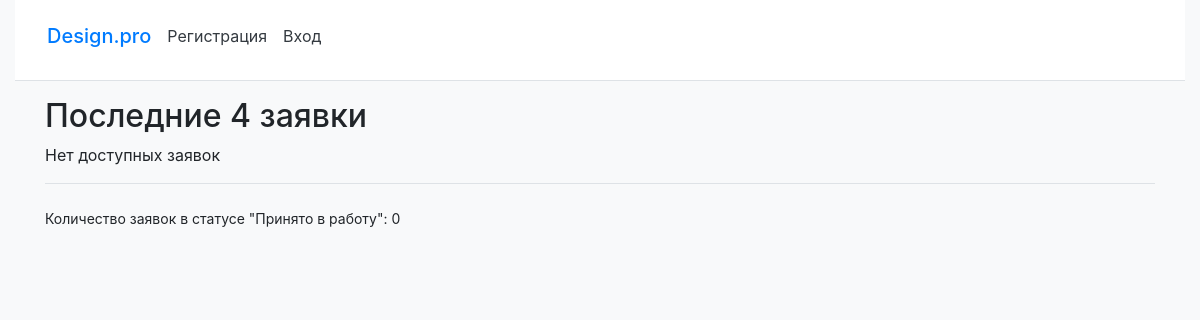
/, run on an earlier commit of the app's database.
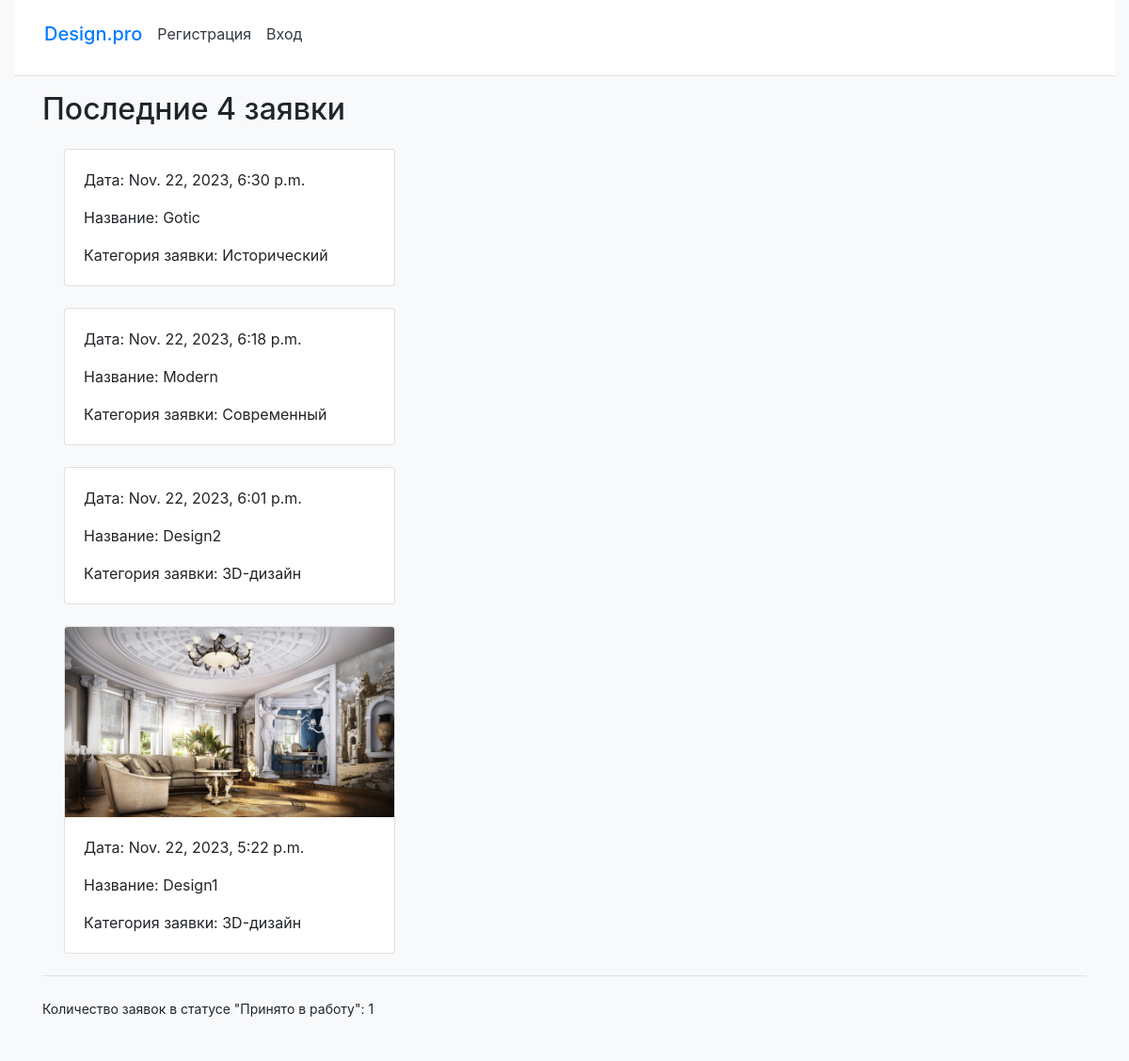
And on a later commit of the database.
### serv/models.py (models this page shows, shortened)
class DesignRequest(models.Model):
    timestamp = models.DateTimeField(auto_now_add=True)
    title = models.CharField(max_length=255)
    category = models.ForeignKey('Category', on_delete=models.CASCADE, null=True)
    photo = models.ImageField(upload_to='design_photos/', validators=[validate_image_file_extension, FileExtensionValidator(['bmp', 'jpg', 'jpeg', 'png'], message='Allowed datatypes: bmp, jpg, jpeg, png')])
    image_design = models.ImageField(upload_to='image_designs/', validators=[validate_image_file_extension, FileExtensionValidator(['bmp', 'jpg', 'jpeg', 'png'], message='Allowed datatypes: bmp, jpg, jpeg, png')], blank=True)
    desc = models.CharField(max_length=3000)
    choices = (
        ('Новый', 'Новый'),
        ('Принято в работу', 'Принято в работу'),
        ('Выполнено', 'Выполнено'),
    )
    status = models.CharField(max_length=20, choices=choices, default='Новый', blank=True)
    comment = models.TextField(max_length=3000, help_text='Введите произвольный комментарий', blank=True)
    user = models.ForeignKey('ServUser', on_delete=models.CASCADE, null=False)
    class Meta:
        ordering = ['-timestamp']

class Category(models.Model):
    category_title = models.CharField(max_length=200, unique=True, help_text='Напишите категорию для дизайна интерьера')
    def __str__(self):
        return self.category_title

### serv/views.py (the view)
# urls.py: path('', index, name='index'),
def index(request):
    design_requests = DesignRequest.objects.filter(status='Выполнено').order_by('-timestamp')[:4]
    in_progress_count = DesignRequest.objects.filter(status='Принято в работу').count()
    return render(request, 'main/index.html', {'design_requests': design_requests,
                                               'in_progress_count': in_progress_count})

### serv/templates/main/index.html
{% extends "layout/basic.html" %}
{% block content %}
  <h2>Последние 4 заявки</h2>
  {% for request in design_requests %}
    <div class="card" style="width: 22rem; margin: 23px;">
        <img src="{{ request.photo.url }}" alt="{{ design_request.title }}" class="card-img-top">
      <div class="card-body">
        <p class="card-text">Дата: {{ request.timestamp }}</p>
        <p class="card-text">Название: {{ request.title }}</p>
        <p class="card-text">Категория заявки: {{ request.category }}</p>
      </div>
    </div>
  {% empty %}
    <p>Нет доступных заявок</p>
  {% endfor %}
  <footer class="mt-3 border-top">
      <small class="p-2">
          <p>Количество заявок в статусе "Принято в работу": {{ in_progress_count }}</p>
      </small>
  </footer>
{% endblock %}

What changed in the data, as far as the page shows it:
added DesignRequest: timestamp "Nov. 22, 2023, 6:30 p.m.", title "Gotic", category "Исторический"
now on this page (row edited): DesignRequest: timestamp "Nov. 22, 2023, 6:18 p.m.", title "Modern", category "Современный"
now on this page (row edited): DesignRequest: timestamp "Nov. 22, 2023, 6:01 p.m.", title "Design2", category "3D-дизайн"
now on this page (row edited): DesignRequest: photo (picture), timestamp "Nov. 22, 2023, 5:22 p.m.", title "Design1", category "3D-дизайн"
Also different on the page:
{{ in_progress_count }}: "0" → "1"
text no longer shown: "Нет доступных заявок"
